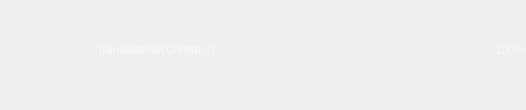
<?xml version="1.0" encoding="UTF-8"?>
<ui version="4.0">
 <class>m_Window</class>
 <widget class="QWidget" name="m_Window">
  <property name="geometry">
   <rect>
    <x>0</x>
    <y>0</y>
    <width>526</width>
    <height>110</height>
   </rect>
  </property>
  <property name="sizePolicy">
   <sizepolicy hsizetype="Expanding" vsizetype="Expanding">
    <horstretch>0</horstretch>
    <verstretch>0</verstretch>
   </sizepolicy>
  </property>
  <property name="palette">
   <palette>
    <active>
     <colorrole role="WindowText">
      <brush brushstyle="SolidPattern">
       <color alpha="255">
        <red>249</red>
        <green>249</green>
        <blue>249</blue>
       </color>
      </brush>
     </colorrole>
    </active>
    <inactive>
     <colorrole role="WindowText">
      <brush brushstyle="SolidPattern">
       <color alpha="255">
        <red>249</red>
        <green>249</green>
        <blue>249</blue>
       </color>
      </brush>
     </colorrole>
    </inactive>
    <disabled>
     <colorrole role="WindowText">
      <brush brushstyle="SolidPattern">
       <color alpha="255">
        <red>120</red>
        <green>120</green>
        <blue>120</blue>
       </color>
      </brush>
     </colorrole>
    </disabled>
   </palette>
  </property>
  <layout class="QHBoxLayout" name="horizontalLayout">
   <property name="spacing">
    <number>0</number>
   </property>
   <property name="leftMargin">
    <number>0</number>
   </property>
   <property name="topMargin">
    <number>0</number>
   </property>
   <property name="rightMargin">
    <number>0</number>
   </property>
   <property name="bottomMargin">
    <number>0</number>
   </property>
   <item>
    <widget class="COsdImage" name="m_CentralContainer" native="true">
     <property name="imageParams" stdset="0">
      <string notr="true">type=&quot;file&quot; src=&quot;img/osd/sliders/osd_con_back.png&quot;</string>
     </property>
     <layout class="QGridLayout" name="gridLayout">
      <property name="rightMargin">
       <number>0</number>
      </property>
      <item row="2" column="2">
       <spacer name="spacer_2">
        <property name="orientation">
         <enum>Qt::Vertical</enum>
        </property>
        <property name="sizeType">
         <enum>QSizePolicy::Fixed</enum>
        </property>
        <property name="sizeHint" stdset="0">
         <size>
          <width>20</width>
          <height>30</height>
         </size>
        </property>
       </spacer>
      </item>
      <item row="0" column="0">
       <spacer name="spacer">
        <property name="orientation">
         <enum>Qt::Horizontal</enum>
        </property>
        <property name="sizeType">
         <enum>QSizePolicy::Fixed</enum>
        </property>
        <property name="sizeHint" stdset="0">
         <size>
          <width>90</width>
          <height>20</height>
         </size>
        </property>
       </spacer>
      </item>
      <item row="0" column="1" colspan="3">
       <layout class="QHBoxLayout" name="horizontalLayout_2">
        <property name="spacing">
         <number>0</number>
        </property>
        <property name="leftMargin">
         <number>0</number>
        </property>
        <property name="rightMargin">
         <number>0</number>
        </property>
        <item>
         <widget class="CSkinOneLineText" name="m_Text">
          <property name="sizePolicy">
           <sizepolicy hsizetype="Expanding" vsizetype="Minimum">
            <horstretch>0</horstretch>
            <verstretch>0</verstretch>
           </sizepolicy>
          </property>
          <property name="text">
           <string>translateMe(Contrast)</string>
          </property>
          <property name="alignment">
           <set>Qt::AlignBottom|Qt::AlignLeading|Qt::AlignLeft</set>
          </property>
          <property name="glow" stdset="0">
           <string>glow=&quot;3&quot; samples=&quot;4&quot; color=&quot;0x50000000&quot;</string>
          </property>
          <property name="marginLeft" stdset="0">
           <number>5</number>
          </property>
         </widget>
        </item>
        <item>
         <widget class="CSkinOneLineText" name="m_Value">
          <property name="sizePolicy">
           <sizepolicy hsizetype="Minimum" vsizetype="Minimum">
            <horstretch>0</horstretch>
            <verstretch>0</verstretch>
           </sizepolicy>
          </property>
          <property name="text">
           <string notr="true">100%</string>
          </property>
          <property name="alignment">
           <set>Qt::AlignBottom|Qt::AlignRight|Qt::AlignTrailing</set>
          </property>
          <property name="glow" stdset="0">
           <string notr="true">glow=&quot;3&quot; samples=&quot;4&quot; color=&quot;0x50000000&quot;</string>
          </property>
          <property name="marginRight" stdset="0">
           <number>5</number>
          </property>
         </widget>
        </item>
       </layout>
      </item>
      <item row="1" column="1" colspan="3">
       <widget class="COsdImage" name="m_Cursor" native="true">
        <property name="sizePolicy">
         <sizepolicy hsizetype="Preferred" vsizetype="Fixed">
          <horstretch>0</horstretch>
          <verstretch>0</verstretch>
         </sizepolicy>
        </property>
        <property name="minimumSize">
         <size>
          <width>0</width>
          <height>8</height>
         </size>
        </property>
        <property name="maximumSize">
         <size>
          <width>16777215</width>
          <height>8</height>
         </size>
        </property>
        <property name="imageParams" stdset="0">
         <string notr="true">type=&quot;file&quot; src=&quot;img/osd/sliders/osd_con_up.png&quot;</string>
        </property>
       </widget>
      </item>
     </layout>
    </widget>
   </item>
  </layout>
 </widget>
 <customwidgets>
  <customwidget>
   <class>COsdImage</class>
   <extends>QWidget</extends>
   <header>osdimage.h</header>
   <container>1</container>
  </customwidget>
  <customwidget>
   <class>CSkinOneLineText</class>
   <extends>QLabel</extends>
   <header>skinonelinetext.h</header>
  </customwidget>
 </customwidgets>
 <resources/>
 <connections/>
</ui>
